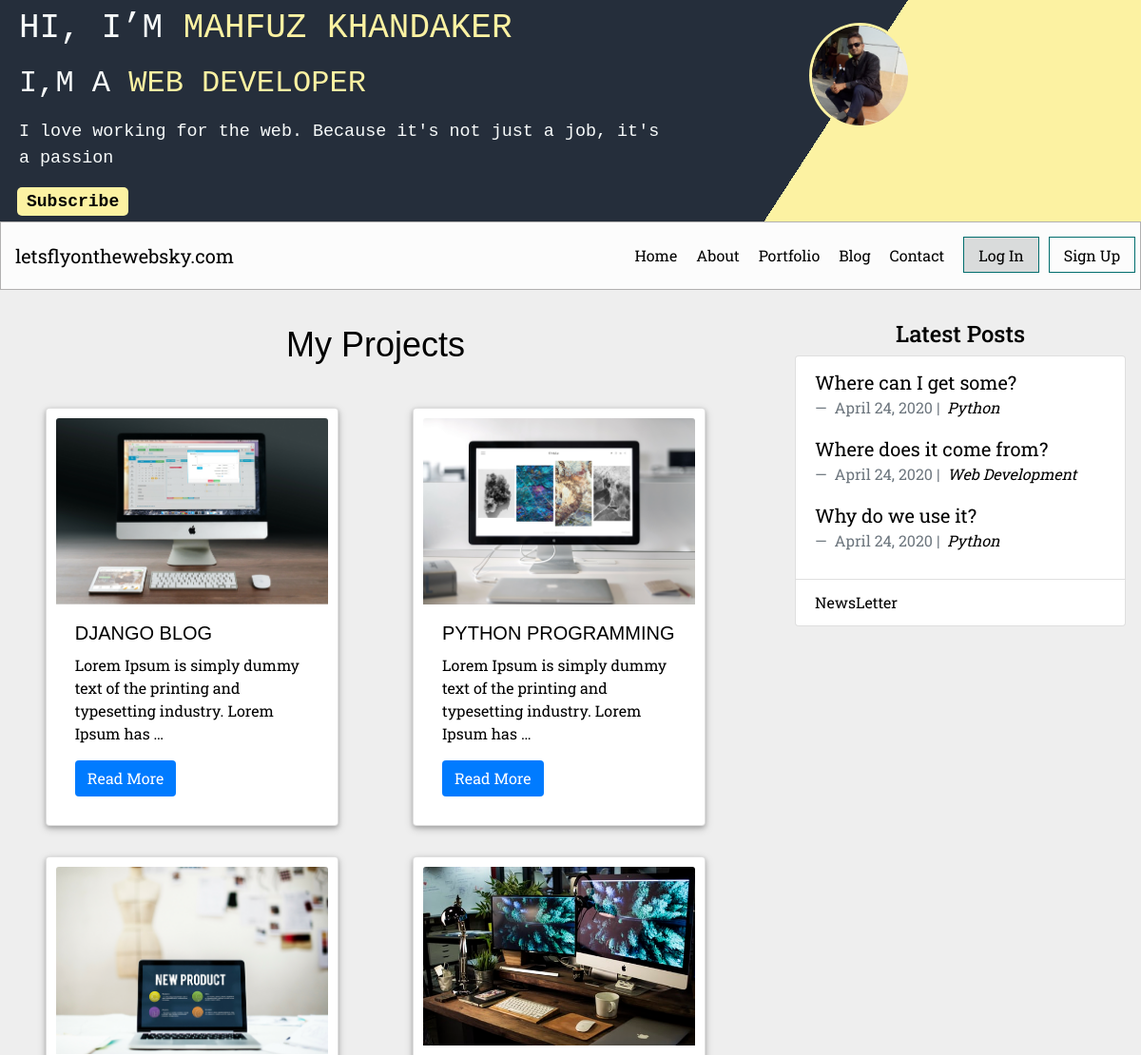
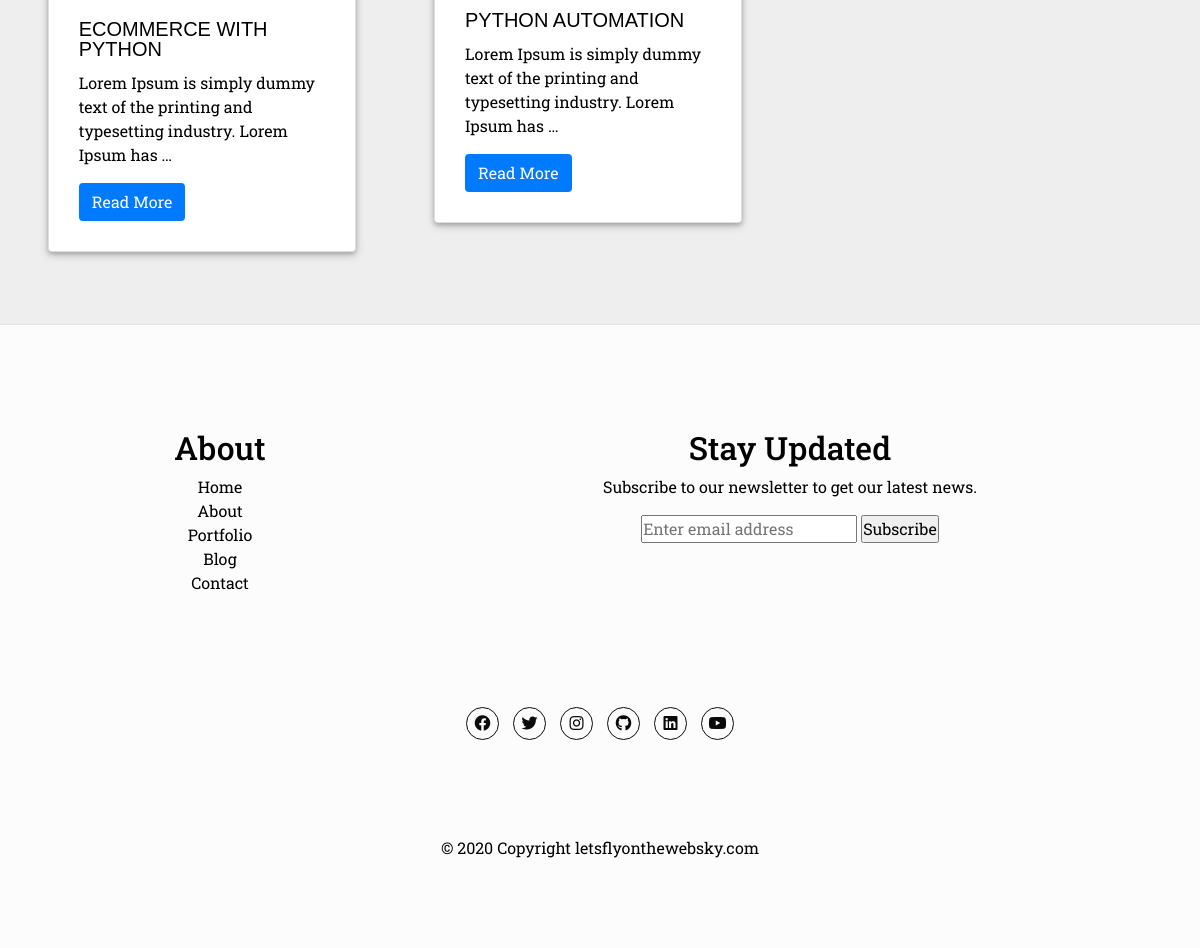
/projects/, run on the app's committed database (2 pictures, top to bottom).
### about/models.py (models this page shows, shortened)
class About(models.Model):
    profile_pic = models.ImageField(upload_to='images/', blank=True)
    name        = models.CharField(max_length=120)
    title       = models.CharField(max_length=120)
    bio         = models.CharField(max_length=250)
    description = models.TextField()
    website     = models.URLField(blank=True, null=True)
    objects = models.Manager()

### projects/models.py (models this page shows, shortened)
class Project(models.Model):
    title = models.CharField(max_length=100)
    description = models.TextField()
    technology = models.CharField(max_length=20)
    image = models.ImageField(upload_to='images/', blank=True)
    objects = models.Manager()
    class Meta:
        verbose_name_plural = 'Projects'

### blog/models.py (models this page shows, shortened)
class Post(models.Model):
    main_image      = models.ImageField(upload_to='images/', blank=True)
    title           = models.CharField(max_length=255)
    slug            = models.SlugField(null=False, unique=True)
    body            = models.TextField()
    created_on      = models.DateTimeField(auto_now_add=True)
    status          = models.IntegerField(choices=STATUS, default=0)
    last_modified   = models.DateTimeField(auto_now=True)
    categories      = models.ManyToManyField('Category', related_name='posts')
    read_time       = models.IntegerField(default=0)
    number_of_views = models.IntegerField(default=0, null=True, blank=True)
    number_of_likes = models.IntegerField(default=0, null=True, blank=True)
    objects = models.Manager()
    class Meta:
        ordering = ['-created_on']
    def get_absolute_url(self):
        return reverse('blog_detail', kwargs={'slug': self.slug})

class Category(models.Model):
    name = models.CharField(max_length=20, db_index=True,unique=True)
    objects = models.Manager()

### projects/views.py (the view)
# urls.py: path('', views.project_index, name='project_index'),
def project_index(request):
    projects = Project.objects.all()
    context = {
        'projects': projects
    }
    return render(request, 'project_index.html', context)

### about/templatetags/about_tags.py (called while the page is built)
@register.inclusion_tag('_about_me.html')
def about_me():
    abouts = About.objects.all()
    return {'abouts': abouts}

### blog/templatetags/blog_tags.py (called while the page is built)
@register.inclusion_tag('_latest_posts.html')
def latest_posts():
    posts = Post.objects.filter(status=1)[:3]
    return {'posts': posts}

### projects/templates/project_index.html
{% extends "base.html" %}
{% block page_content %}
<div class="container-fluid">
<h1 class="text-center">My Projects</h1>
    <div class="row">
        {% for project in projects %}
        <div class="col-md-6">
            <div class="card mb-2 anim-card">
                <img class="card-img-top" src="{{ project.image.url }}">
                <div class="card-body">
                    <h5 class="card-title">{{ project.title }}</h5>
                    <p class="card-text">{{ project.description | truncatewords:15 }}</p>
                    <a href="{% url 'project_detail' project.pk %}"
                       class="btn btn-primary">
                        Read More
                    </a>
                </div>
            </div>
        </div>
        {% endfor %}
    </div>
</div>
{% endblock %}

### about/templates/_about_me.html
{% for about_entry in abouts %}
<header>
  <div class="container-fluid">
    <div class="row">
      <div class="col-12">
        <div class="parent">
          <div class="box-one">
              <h3>Hi, I’m <span class="color-secondary">{{ about_entry.name }}</span></h3>
              <h5>I,m a <span class="color-secondary">{{ about_entry.title }}</span></h5>
              <p>{{ about_entry.bio }}</p>
              <div class="ml-2"> <a class="subscribe-link" href="{% url 'newsletters:subscribe' %}">Subscribe</a> </div>
          </div>
          <div class="box-two">
            <div class="image" >
            <img src="{{ about_entry.profile_pic.url }}" >
            </div>
          </div>
        </div>
    </div>
    </div>
  </div>
  </header>
{% endfor %}

### blog/templates/_latest_posts.html
{% for entry in posts %}
<blockquote class="blockquote">
  <p class="mb-0"><a href="{{ entry.get_absolute_url }}">{{ entry.title }}</a></p>
  <footer class="blockquote-footer">
    {{ entry.created_on.date }} |&nbsp;
    <cite title="Source Title">
      {% for category in entry.categories.all %}
      <a href="{% url 'blog_category' category.name %}">
        {{ category.name }}
      </a>
      {% endfor %}
    </cite>
  </footer>
</blockquote>
{% endfor %}

### static/css/main.css (style rules this page uses)
*, *:before, *:after { margin: 0; padding: 0; -moz-box-sizing: border-box; -webkit-box-sizing: border-box; -ms-box-sizing: border-box; box-sizing: border-box; transition: 0.4s ease all; }
html { height: 100%; font-size: 100%; }
body { display: block; background: #eee; color: #000000; }
.container-fluid, .container-lg, .container-md, .container-sm, .container-xl { width: 100%; padding-right: 0; padding-left: 0; margin-right: auto; margin-left: auto; }
header { min-height: 10vh; z-index: 10; }
.parent { background-color: #252E3B; display: flex; }
.box-one { width: 75%; color: #f7fafa; background-color: #252E3B; padding: 7px 10px; }
.box-two { width: 50%; background: linear-gradient(-57deg, #fcf2a2 63%, #252E3B 42%); color: white; }
.color-secondary, a { color: #fcf2a2; text-decoration: none; }
.subscribe-link { padding: 5px 10px; background: #fcf2a2; border-radius: 5px; font-family: monospace; font-weight: 600; font-size: 18px; color: #000000; }
header h3 { padding-top: 5px; padding-left: 10px; font-size: 0.85em; font-family: monospace; }
header h5 { padding-left: 10px; font-size: 0.75em; font-family: monospace; }
header p { padding-left: 10px; font-size: 0.55em; font-family: monospace; }
.image { height: 66px; width: 66px; border-radius: 50%; margin-top: 5%; margin-left: 22%; }
.image img { max-width: 100%; height: auto; border-radius: 50%; border: 3px solid #fcf2a2; }
@media (min-width: 576px) { header h3 { font-size: 1.25em; } }
@media (min-width: 576px) { header h5 { font-size: 1.15em; } }
@media (min-width: 576px) { header p { font-size: 0.75em; font-family: monospace; } }
@media (min-width: 576px) { .image { height: 77px; width: 77px; border-radius: 50%; margin-left: 27%; } }
@media (min-width: 768px) { header h3 { font-size: 1.50em; } }
@media (min-width: 768px) { header h5 { font-size: 1.25em; } }
@media (min-width: 768px) { header p { font-size: 0.85em; font-family: monospace; } }
@media (min-width: 768px) { .image { height: 87px; width: 87px; border-radius: 50%; } }
@media (min-width: 992px) { header h3 { font-size: 1.75em; } }
@media (min-width: 992px) { header h5 { font-size: 1.50em; } }
@media (min-width: 992px) { header p { font-size: 1em; font-family: monospace; } }
@media (min-width: 992px) { .image { height: 97px; width: 97px; border-radius: 50%; } }
@media (min-width: 1200px) { header h3 { font-size: 2.25em; } }
@media (min-width: 1200px) { header h5 { font-size: 2em; } }
@media (min-width: 1200px) { header p { font-size: 1.15em; font-family: monospace; } }
@media (min-width: 1200px) { .image { height: 107px; width: 107px; border-radius: 50%; } }
a { color: #000000; text-decoration: none; }
.btn { display: inline-block; font-weight: 400; text-align: center; white-space: nowrap; vertical-align: middle; -webkit-user-select: none; -moz-user-select: none; -ms-user-select: none; user-select: none; border: 1px solid transparent; padding: .375rem .75rem; font-size: 1rem; line-height: 1.5; border-radius: .25rem; transition: color .15s ease-in-out,background-color .15s ease-in-out,border-color .15s ease-in-out,box-shadow .15s ease-in-out; }
body, button, input { font-family: Roboto Slab; }
h1 { font: 2.25em/1 Helvetica, sans-serif; margin-bottom: .667em; }
h3 { font: 1.5em/1 Helvetica, sans-serif; text-transform: uppercase; margin-bottom: .667em; }
h5 { font: 1.25em/1 Helvetica, sans-serif; text-transform: uppercase; margin-bottom: .667em; }
p { margin-bottom: 1em; }
.card { padding: .5em; background: #fff; -webkit-transition: all 0.4s ease; transition: all 0.4s ease; }
.anim-card { margin: 1.5em; padding: 10px; box-shadow: 0 2px 4px 0 rgba(0, 0, 0, 0.2), 0 3px 10px 0 rgba(0, 0, 0, 0.19); -webkit-transition: all 0.4s ease; transition: all 0.4s ease; }
.card-img-top { width: 100%; object-fit: cover; }

### data on the page
About: name "MAHFUZ KHANDAKER", title "WEB DEVELOPER", bio "I love working for the web. Because it's not just a job, it's a passion", profile_pic (picture)
Project: image (picture), title "DJANGO BLOG", description "Lorem Ipsum is simply dummy text of the printing and typesetting industry. Lorem Ipsum has …"
Project: image (picture), title "PYTHON PROGRAMMING", description "Lorem Ipsum is simply dummy text of the printing and typesetting industry. Lorem Ipsum has …"
Project: image (picture), title "ECOMMERCE WITH PYTHON", description "Lorem Ipsum is simply dummy text of the printing and typesetting industry. Lorem Ipsum has …"
Project: image (picture), title "PYTHON AUTOMATION", description "Lorem Ipsum is simply dummy text of the printing and typesetting industry. Lorem Ipsum has …"
Post: title "Where can I get some?", created_on "April 24, 2020"
Category: name "Python"
Post: title "Where does it come from?", created_on "April 24, 2020"
Category: name "Web Development"
Post: title "Why do we use it?", created_on "April 24, 2020"
